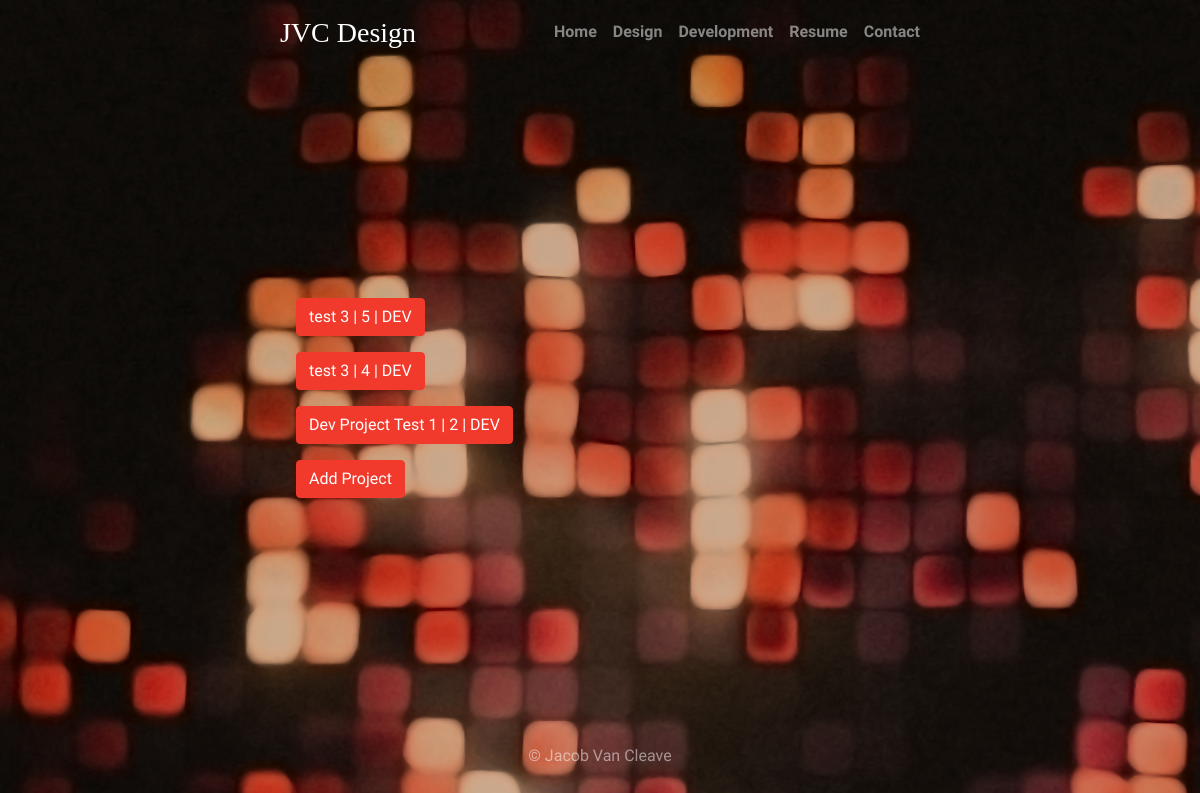
The page /portfolio/development_projects/ on the database as committed earlier.
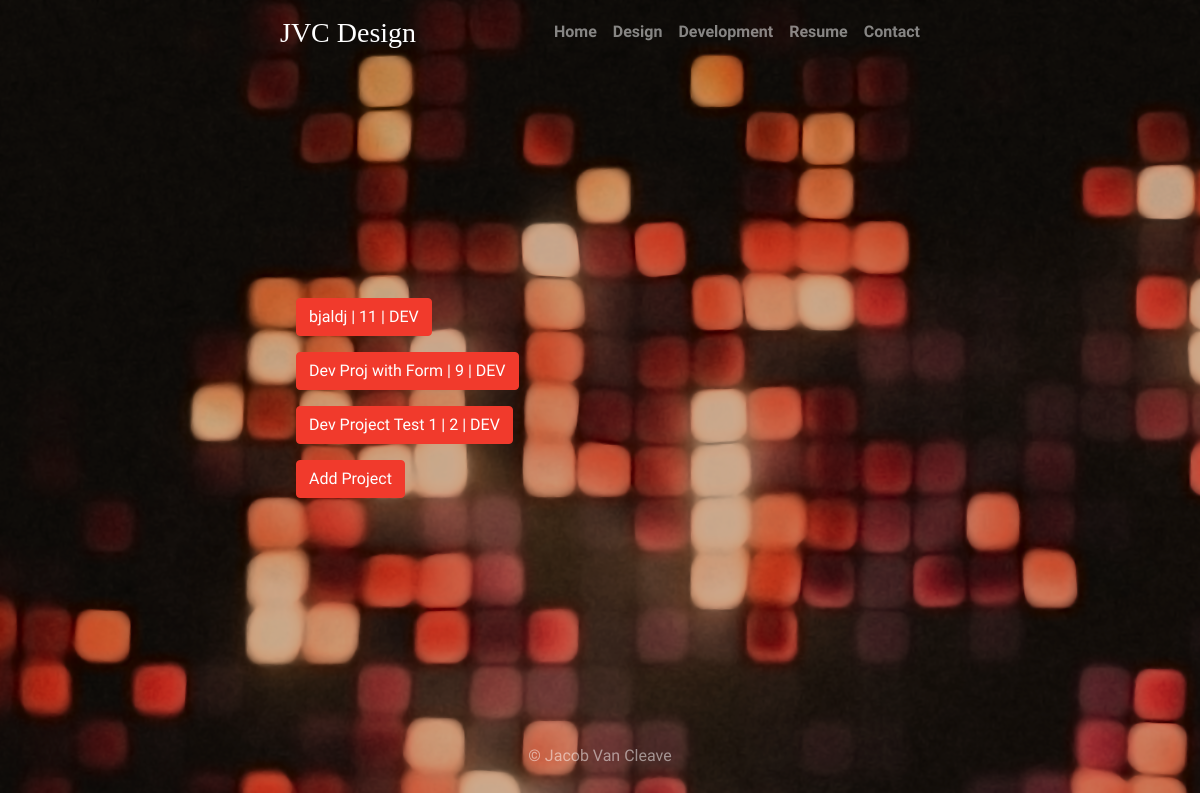
The same page on the database as committed later.
### jvc_portfolio/models.py (models this page shows, shortened)
class Project(models.Model):
    DESIGN = 'DES'
    DEVELOPMENT = 'DEV'
    PROJECT_TYPE = [
        (DESIGN, 'Design'),
        (DEVELOPMENT, 'Development'),
    ]
    title = models.CharField(max_length=200)
    created_on = models.DateTimeField(auto_now_add=True)
    project_type = models.CharField(max_length=3, choices=PROJECT_TYPE, default=DEVELOPMENT)
    image = models.ImageField(null=True, blank=True, upload_to="images/proj/")
    about = models.TextField()
    class Meta:
        ordering = ['-created_on']

### jvc_portfolio/views.py (the view, shortened to what this page needs)
# urls.py: path('development_projects/', views.DevelopmentProjectList.as_view(), name='dev_project_list'),
class DevelopmentProjectList(ListView):
    model = Project
    form_class = ProjectForm
    template_name = 'portfolio/development_list.html'
    def get_context_data(self, *args, **kwargs):
        context = super(DevelopmentProjectList, self).get_context_data(*args, **kwargs)
        dev_proj_list = Project.objects.filter(project_type='DEV')
        developments = Development.objects.all()
        context['dev_proj_list'] = dev_proj_list
        context['developments'] = developments
        context['form'] = ProjectForm
        return context

### jvc_portfolio/templates/portfolio/development_list.html (shortened to what this page needs)
{% extends "core/base.html" %}
{% block content %}
    {% for proj in dev_proj_list %}
        <p><a href="{% url 'dev_project_detail' proj.pk %}" class="btn btn-primary">{{ proj.title }}
        | {{ proj.pk }} | {{ proj.project_type }}</a></p>
    {% endfor %}
    <button id="addProject" class="btn btn-primary">Add Project</button>
{% endblock content %}

Rows that differ between the two databases and show on the page:
removed Project: title "test 3", pk "5", project_type "DEV"
removed Project: title "test 3", pk "4", project_type "DEV"
added Project: title "bjaldj", pk "11", project_type "DEV"
added Project: title "Dev Proj with Form", pk "9", project_type "DEV"
